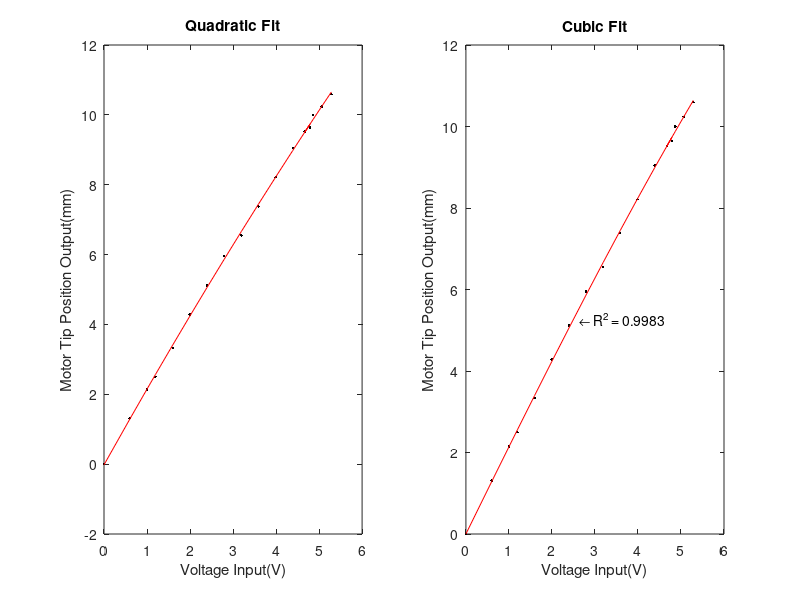
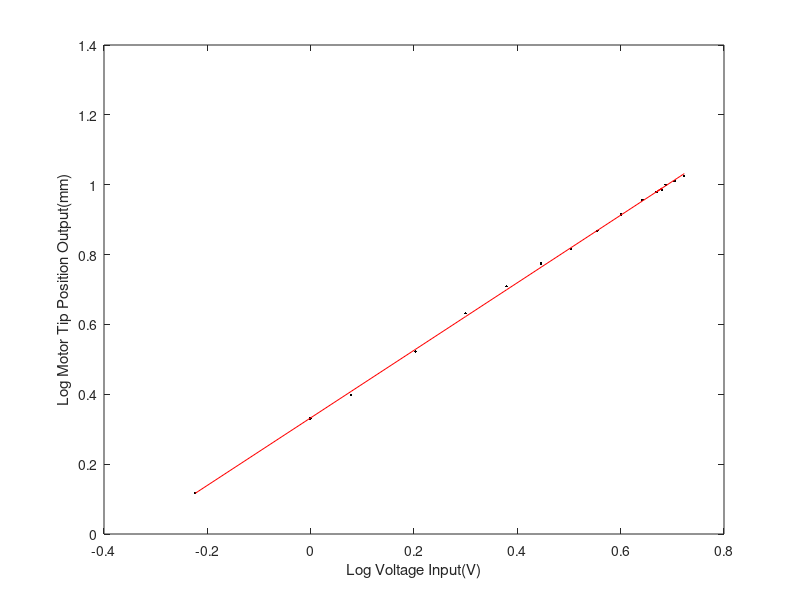

MATLAB code to generate these figures, in order: (Note: this script raises an error after producing the figures.)
%% Motor Voltage and Position Calibration
% Created by Brandon Pratt
% Date: October 2016
clear all; close all; clc
% Average of 5 measurements at each voltage
Volt=[0 .5980 .9980 1.1970 1.5960 1.9940 2.3940 2.7910 3.1920 3.5880 3.9886 4.3870 4.7878 4.6681 4.8641 5.0616 5.2864]; %Remeasure
log_Volt=log10(Volt);
% Sapcing of oculometer scale
Spacing=[0 11 18 21 28 36 43 50 55 62 69 76 81 80 84 86 89];

% Conversion of spacing into mms using calipers
Space_mm_Conversion=5/42; %mm/spaces %Note 84 measures spaces equals 10mm
mm_Motor_Displacement=Spacing.*Space_mm_Conversion;
log_mm_Motor_Displacement=log10(mm_Motor_Displacement);
%Calulate Coefficents
p=polyfit(Volt,Spacing,3);
p2=polyfit(Volt,mm_Motor_Displacement,3);
p3=polyfit(log_Volt(2:end),log_mm_Motor_Displacement(2:end),1);
p4=polyfit(Volt,mm_Motor_Displacement,2);
Y=polyval(p,Volt);
Y2=polyval(p2,Volt);
Y3=polyval(p3,log_Volt);
Y4=polyval(p4,Volt);
%% Calculate R^2 value
%Compute the residual values as a vector of signed numbers:
yresid = mm_Motor_Displacement - Y2;
%Square the residuals and total them to obtain the residual sum of squares:
SSresid = sum(yresid.^2);
%Compute the total sum of squares of y by multiplying the variance of y by the number of observations minus 1:
SStotal = (length(mm_Motor_Displacement)-1) * var(mm_Motor_Displacement);
%Compute R2 using the formula given in the introduction of this topic:
% R2 predicts X % of variance in y
rsq = 1 - (SSresid/SStotal)


%% Plot Fits
figure(1)
% subplot(1,3,1)
% plot(Volt,Spacing,'k.',Volt,Y,'r');
% xlabel('Voltage Input(V)')
% ylabel('Ocular Micrometer Spcacing Output')
subplot(1,2,1)
plot(Volt,mm_Motor_Displacement,'k.',Volt,Y4,'r');
xlabel('Voltage Input(V)')
ylabel('Motor Tip Position Output(mm)')
title('Quadratic Fit')

subplot(1,2,2)
plot(Volt,mm_Motor_Displacement,'k.',Volt,Y2,'r');
xlabel('Voltage Input(V)')
ylabel('Motor Tip Position Output(mm)')
txt1 = '\leftarrow R^2 = 0.9983';
x1=max(Volt)/2;
y1=max(mm_Motor_Displacement)/2;
text(x1,y1,txt1)
title('Cubic Fit')

figure(2)
plot(log_Volt,log_mm_Motor_Displacement,'k.',log_Volt,Y3,'r');
xlabel('Log Voltage Input(V)')
ylabel('Log Motor Tip Position Output(mm)')

%% Conversion Function of Volts to MM
MM_log_linear=@(V) p3(1).*V+p3(2);
MM_Quadratic=@(V) p4(1).*V.^2 +p4(2).*V + p4(3);
MM_Cubic=@(V) p2(1).*V.^3 + p2(2).*V.^2+p2(3).*V+p2(4);
%% Load White Noise Segment and Video Data
White_Noise_Segment=load('Whitenoise_Repeat1.txt');
Total_Frames=11000;
[M, X_Rotated,Y_Rotated,Z_Rotated]=CoordinateTransform_V2('M16_Digitized_pts_1-17_Donexyzpts.csv',4,11,Total_Frames);
Actual_Motor_Output=load('Actual_Motor_Ouput.txt');

%% Transform Wing Tip Vector
X_Tip=X_Rotated(:,end);
Y_Tip=Y_Rotated(:,end);
Z_Tip=Z_Rotated(:,end);

% Calulate the Initial Position of the Wing
X0=X_Tip(1);
Y0=Y_Tip(1);
Z0=Z_Tip(1);

%Intitial Position in terms of mean (Use this as it accounts for varability
X0_mean=mean(X_Tip);
Y0_mean=mean(Y_Tip);
Z0_mean=mean(Z_Tip);

% Repeat vector of initital Positions
Rep_X0_mean=repmat(X0_mean,length(X_Tip),1);
Rep_Y0_mean=repmat(Y0_mean,length(Y_Tip),1);
Rep_Z0_mean=repmat(Z0_mean,length(Z_Tip),1);

% Calculate change in position per frame;
Delta_X=X_Tip-Rep_X0_mean;
Delta_Y=Y_Tip-Rep_Y0_mean;
Delta_Z=Z_Tip-Rep_Z0_mean;

% Calculate Magnitude of Position vector D
D=sqrt(Delta_X.^2+Delta_Y.^2+Delta_Z.^2);
Neg_Wing=Z_Tip<Z0_mean;
Neg_Wing_Z=Neg_Wing.*-1;
D_Neg_Sign=D.*Neg_Wing_Z;
Pos_Wing=Z_Tip>Z0_mean;
D_Pos_Sign=D.*Pos_Wing;
D_Correct_Sign=D_Pos_Sign+D_Neg_Sign;

%% Plot Transform
subplot(3,1,1)
plot(D_Correct_Sign)
ylabel('Tip Diplacement(mm)')
title('Tip Vector')

subplot(3,1,2)
plot(Z_Tip-mean(Z_Tip))
ylabel('Tip Diplacement(mm)')
title('Digitized Z')

subplot(3,1,3)
plot(Z_Tip-mean(Z_Tip),D_Correct_Sign,'bo')
ylabel('Tip Diplacement(mm)')
title('Digitized Z vs Tip Vector')
%% Align WN segment with Video
% Tip Point 
frame_length=11000;
Time=linspace(0,10,frame_length);
Motor_Output=White_Noise_Segment;
% Down Sample Motor Ouput Voltage
Down_Sample_Actual_Motor_Output=downsample(Actual_Motor_Output(1:440000),40);
% Down Sample Motor input Voltage
Down_Sample_Motor_Output=downsample(White_Noise_Segment,40);
%Input Motor Voltage
Motor_Output_Segment=Down_Sample_Motor_Output;  %First 1s
%Output Motor Voltage
Actual_Motor_Output_Segment=Down_Sample_Actual_Motor_Output-mean(Down_Sample_Actual_Motor_Output);
%Video Segment
Video_Segment=D_Correct_Sign(1:frame_length); %First 1s
% Convert Motor Voltage Into mm
MM_log_Motor=MM_log_linear(Actual_Motor_Output_Segment);
% Correct for log
MM_Motor=10.^MM_log_Motor;

MM_Quad_Motor=MM_Quadratic(Actual_Motor_Output_Segment);
MM_Cubic_Motor=MM_Cubic(Actual_Motor_Output_Segment);

% %% Xcorr input and output motor voltage
% Fs=1000;
% [Motor_IO_Correlation, Motor_lag]=xcorr(Motor_Output_Segment,Actual_Motor_Output_Segment);
% [~,I_Motor] = max(abs(Motor_IO_Correlation));
% LagDiff = Motor_lag(I_Motor);
% TimeDiff = LagDiff/Fs;
% 
% plot(Motor_lag,Motor_IO_Correlation)
% Zero_Padding_Motor=zeros(1,abs(lagDiff)).';
% 
% Motor_Zero_Pad=[Zero_Padding_Motor;Motor_Output_Segment];
% MotorI_Align=Video_Zero_Pad(1:end-length(Zero_Padding_Motor));
% MotorO_Align=Actual_Motor_Output_Segment;
% 
% %% Plot Motor Input and Output Voltages
% plot(MotorI_Align-mean(MotorI_Align),'r')
% hold on;
% plot(MotorO_Align,'k')
% ylabel('Motor Voltage(V)')
% legend('Motor Input Voltage', 'Motor Output Voltage')
%% Plot Video and Motor Segments
subplot(4,1,1)
plot(Time,Video_Segment);
ylabel('Displacement(mm)')
xlabel('Time(s)')
title('Video Tip Displacement')

subplot(4,1,2)
plot(Time, MM_Motor)
ylabel('Displacement(mm)')
xlabel('Time(s)')
title('Motor Linear Via Log')

subplot(4,1,3)
plot(Time, MM_Quad_Motor)
ylabel('Displacement(mm)')
xlabel('Time(s)')
title('Motor Quadratic')

subplot(4,1,4)
plot(Time, MM_Cubic_Motor)
ylabel('Displacement(mm)')
xlabel('Time(s)')
title('Motor Cubic')
%% Correlate the Motor Output and Video
Fs=1000;
[Motor_Video_Correlation, lag]=xcorr(Video_Segment,MM_Quad_Motor);
[~,I] = max(abs(Motor_Video_Correlation));
lagDiff = lag(I);
timeDiff = lagDiff/Fs;

plot(lag,Motor_Video_Correlation)
Zero_Padding=zeros(1,abs(lagDiff)).';
%% Align Motor and Video
Video_Zero_Pad=[Zero_Padding;Video_Segment];
Video_Align=Video_Zero_Pad(1:end-length(Zero_Padding));
Motor_Align=MM_Cubic_Motor;
Time_Align=linspace(0,11,length(Video_Align));
%% Plot Alignment
subplot(3,1,1)
plot(Time_Align,Motor_Align)
xlabel('Time(sec)')
ylabel('Tip Displacement(mm)')
title('Motor Align')

subplot(3,1,2)
plot(Time_Align,Video_Align)
xlabel('Time(sec)')
ylabel('Tip Displacement(mm)')
title('Video Align')

subplot(3,1,3)
plot(Time_Align,Motor_Align,'b',Time_Align,Video_Align,'r')
xlabel('Time(sec)')
ylabel('Tip Displacement(mm)')
title('Video and Motor Align Overlay')
legend('Motor Align','Video Align')
%% Conversion Factor
% Displacement = abs(Motor_Align./Video_Align); %Correct Conversion factor at each index
coeffs = polyfit(Motor_Align,Video_Align, 1);
% Now get the slope, which is the first coefficient in the array:
slope = coeffs(1)
y=slope.*Motor_Align+coeffs(2); % fitted line

%% Plot Conversion
figure(1)
plot(Motor_Align,Video_Align,'b',Motor_Align,y,'r');
xlabel('Motor Displacement(V)')
ylabel('Video Displacement(mm)')

figure(2)
subplot(3,1,1)
plot(Time_Align,Video_Align)
title('Video Align')
ylabel('Displacement(mm)')
xlabel('Time(ms)')

subplot(3,1,2)
plot(Time_Align,Motor_Align.*slope) %Motor is Aligned
title('Motor Align')
ylabel('Displacement(mm)')
xlabel('Time(ms)')

subplot(3,1,3)
plot(Time_Align,Motor_Align.*slope,'b',Time_Align,Video_Align,'r')
xlabel('Time(sec)')
ylabel('Tip Displacement(mm)')
title('Video and Motor Align Overlay')
legend('Motor Align','Video Align')